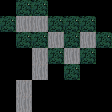

Tiled map render using the project's own tile images. Description and the whole map definition, tile-layer contents included, below:
An orthogonal 7x7 tile map with 16x16 px tiles, 1 tile layer (Tile Layer 1), 2 tilesets.

<map version="1.10" tiledversion="1.11.2" orientation="orthogonal" renderorder="right-down" width="7" height="7" tilewidth="16" tileheight="16" infinite="0" nextlayerid="2" nextobjectid="1">
 <tileset firstgid="1" source="Blocks.tsx" />
 <tileset firstgid="65" source="../Blocks.tsx" />
 <layer id="1" name="Tile Layer 1" width="7" height="7">
  <data encoding="csv">
0,18,18,0,0,0,0,
18,43,43,18,18,18,0,
0,18,18,43,18,43,18,
0,0,43,18,43,18,0,
0,0,43,0,18,0,0,
0,43,0,0,0,0,0,
0,43,0,0,0,0,0
</data>
 </layer>
</map>
